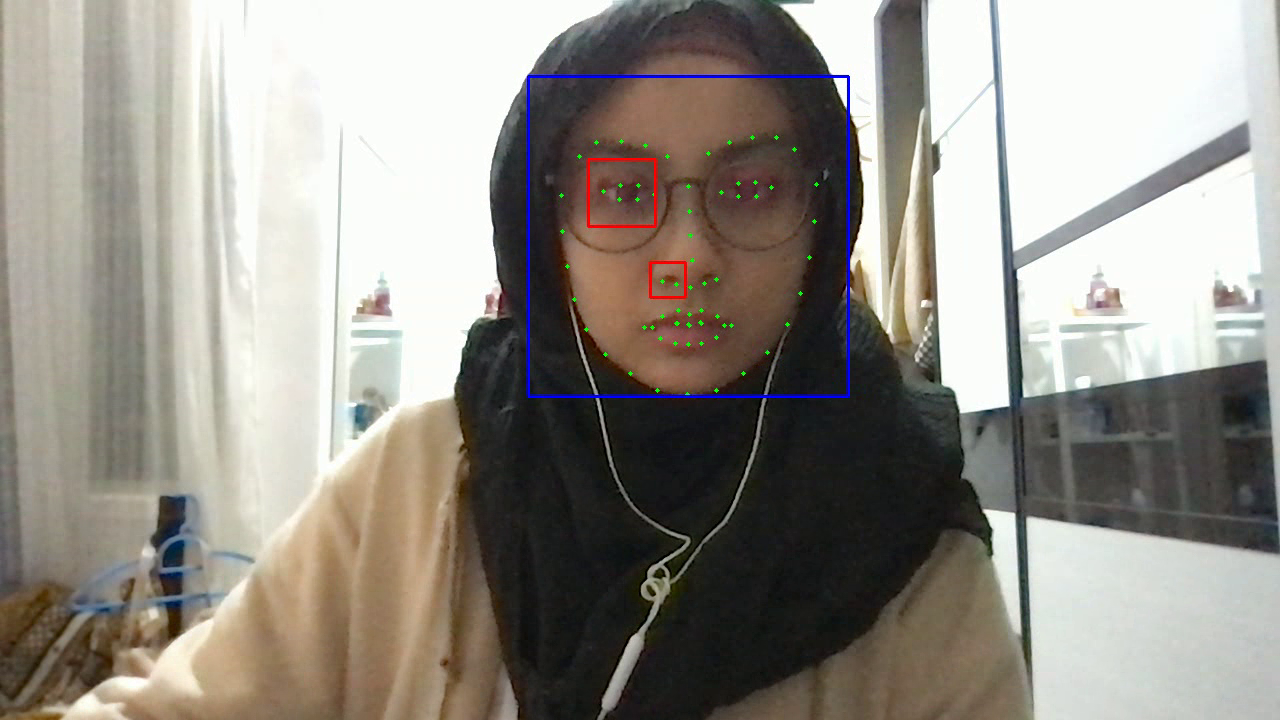
#> input picture frame 7 of Project_1_updated/myVid.avi, 1280 x 720 px, given in place of video1.mp4, which was not available
$ python Face_detection_video.py
#> lines starting #> are read from the running program, lines starting #| are printed output that depends on the picture; after the words box and inside, x2 and y2 are one past the last pixel; in counts of white or black regions, pixels touching at a corner belong together; pictures that were not available may be replaced by others from this repository, and a replacement may not be noted
# IMAGE DETECTION USING HAARCASCADE BASED ON SAVED VIDEO

import cv2 as cv

# Load the cascade
face_cascade = cv.CascadeClassifier(cv.data.haarcascades + 'haarcascade_frontalface_default.xml')

# To capture video from existing video.
cap = cv.VideoCapture('assets/video1.mp4')

while True:
    # Read the frame
    _, img = cap.read()
#> img is the input picture: shape (720, 1280, 3); mean B, G, R 136.1, 143.7, 148.3

    # Convert to grayscale
    gray = cv.cvtColor(img, cv.COLOR_BGR2GRAY)
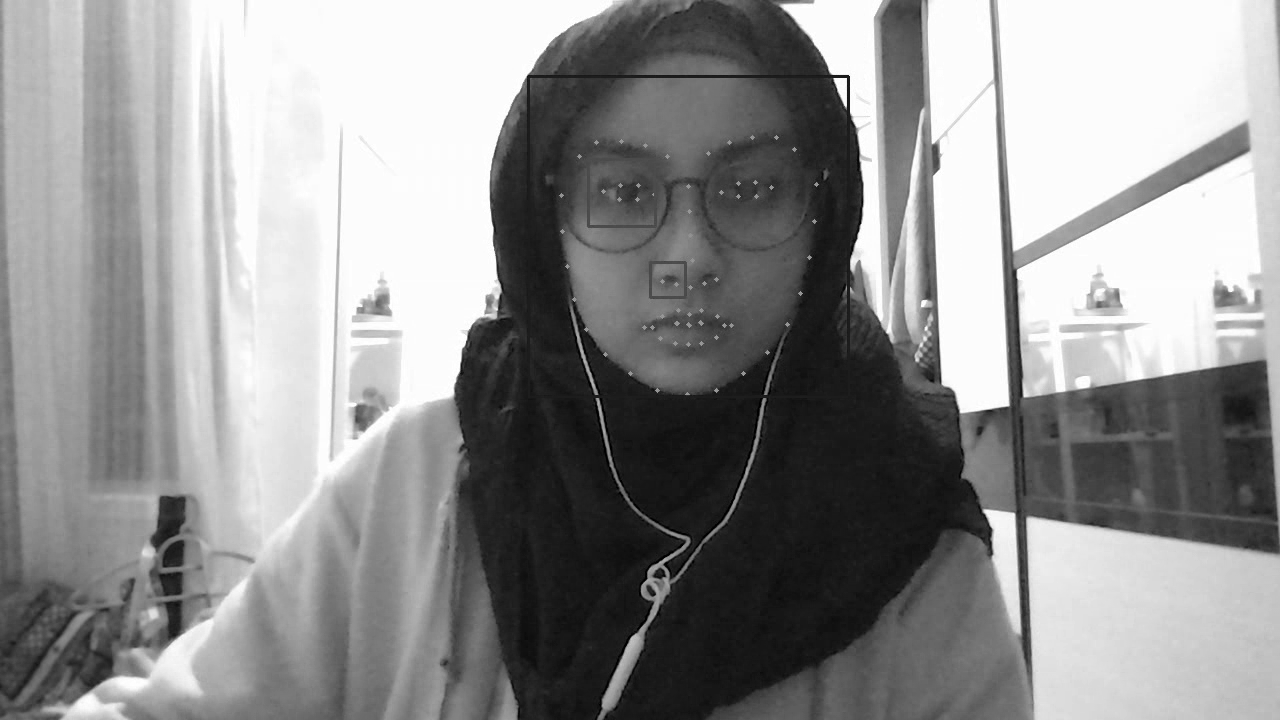
#> gray: shape (720, 1280); min 0, max 255, mean 144.1

    # Detect the faces
    faces = face_cascade.detectMultiScale(gray, 1.1, 4)
#> faces = [[532, 72, 312, 312]]

    # Draw the rectangle around each face
    for (x, y, w, h) in faces:
        cv.rectangle(img, (x, y), (x + w, y + h), (255, 0, 0), 2)
#> this loop made 1 pass
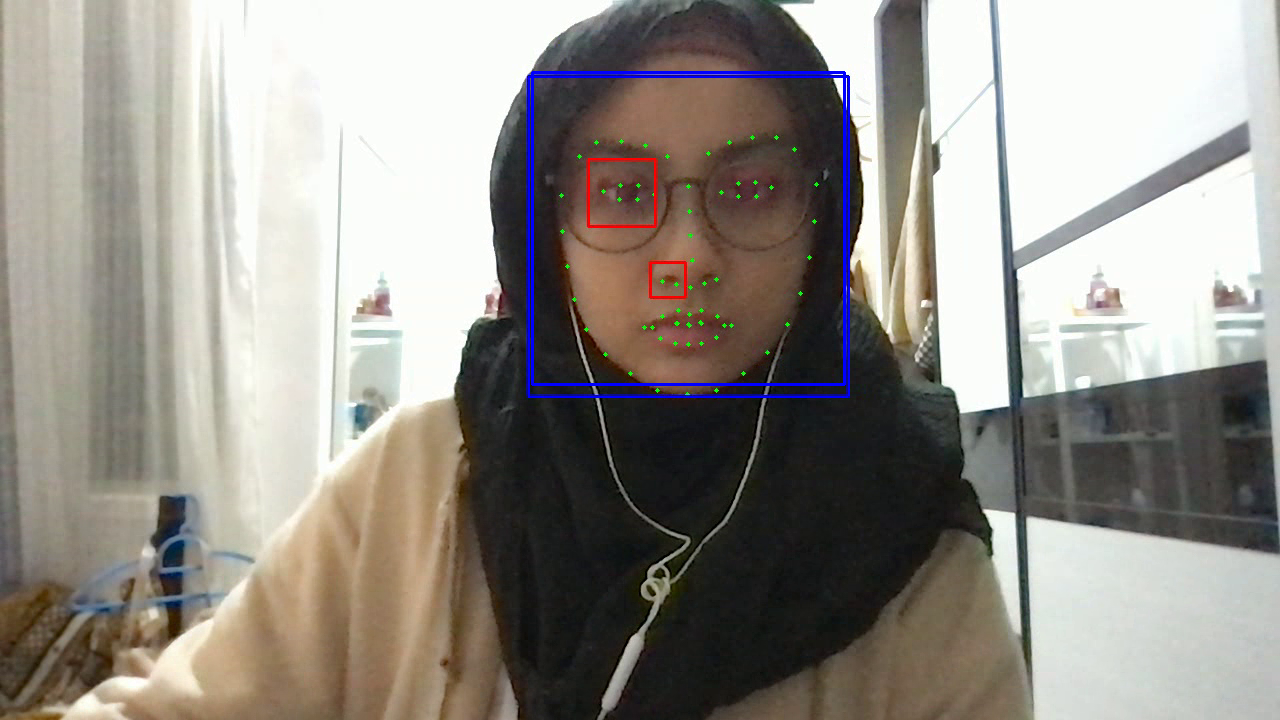
#> img: shape (720, 1280, 3); 0.41% of pixels changed, all inside (x1, y1, x2, y2) = (531, 71, 846, 386)

        # Display
    cv.imshow('Video', img)

    k = cv.waitKey(10)
#> (key q is pressed here)

    # check if key is q then exit
    if k == ord("q"):
        break

cv.destroyAllWindows()
cv.waitKey(1)

$ run again, starting later in the video
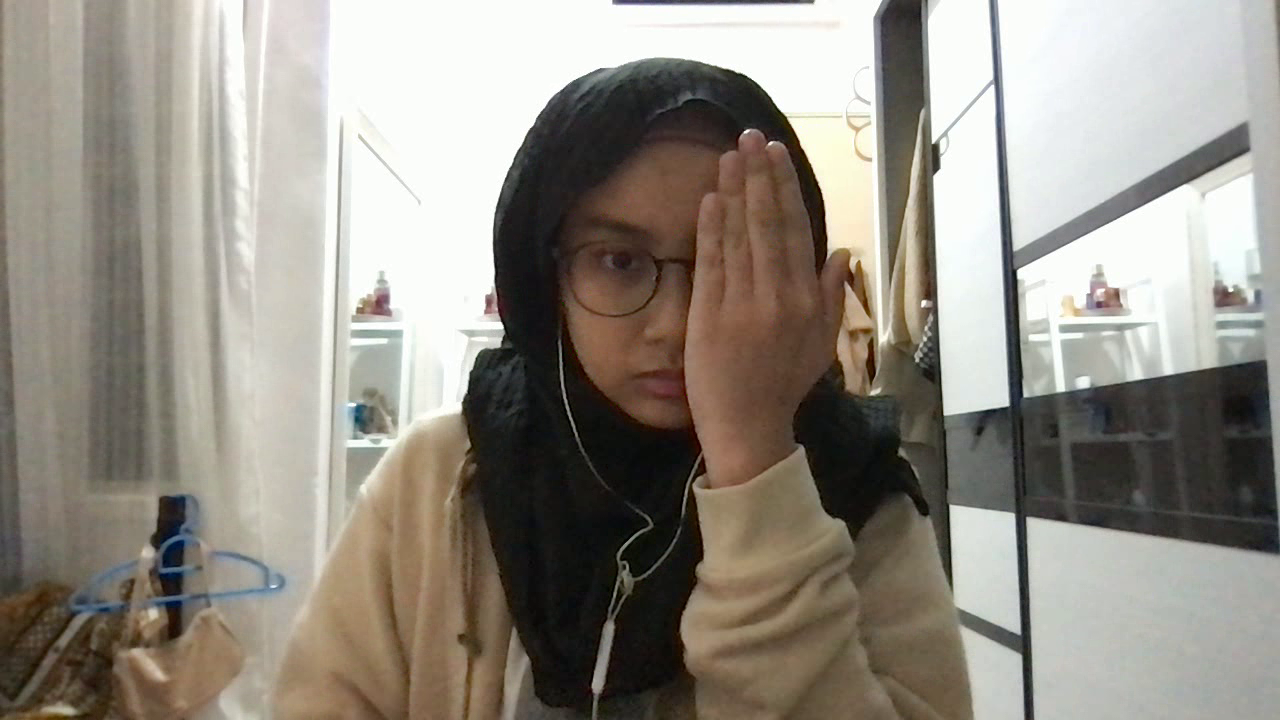
#> input picture frame 33 of Project_1_updated/myVid.avi, 1280 x 720 px, given in place of video1.mp4, which was not available
#> img is the input picture: shape (720, 1280, 3); mean B, G, R 131.9, 141.4, 147.2
#> `gray = cv.cvtColor(img, cv.COLOR_BGR2GRAY)`:
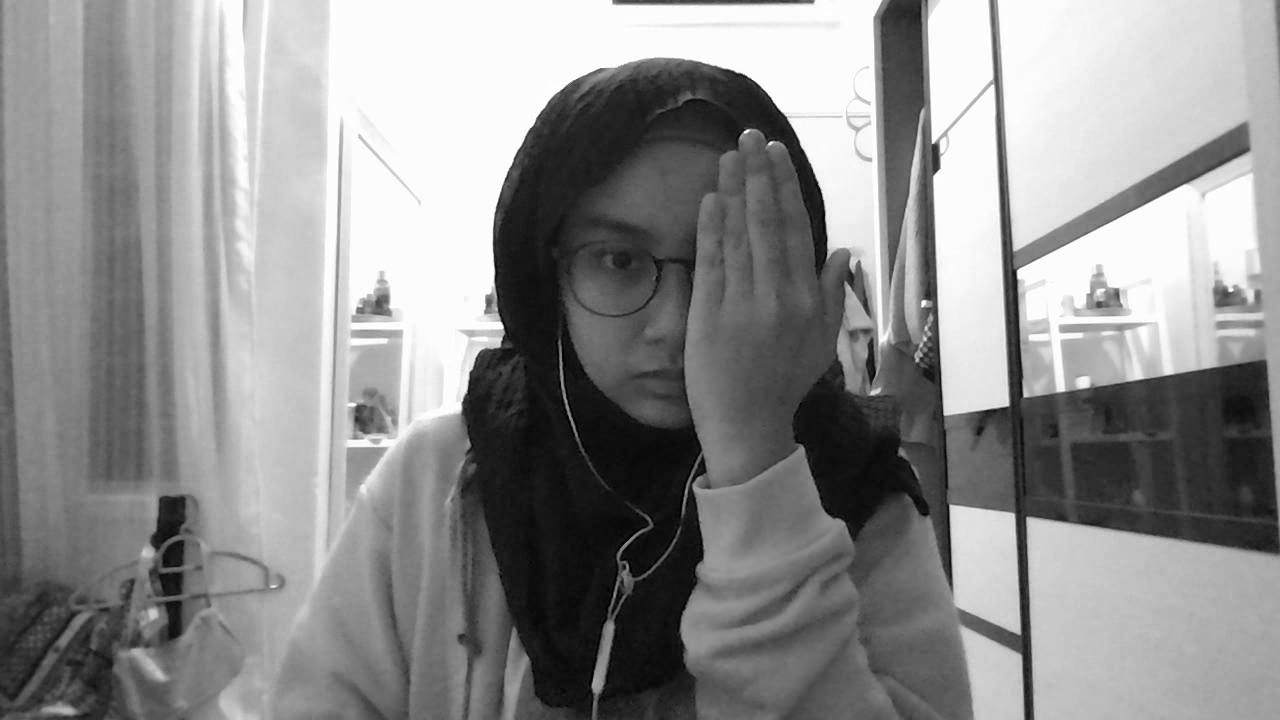
#> gray: shape (720, 1280); min 0, max 255, mean 142
#> faces = ()

$ run again, starting later in the video
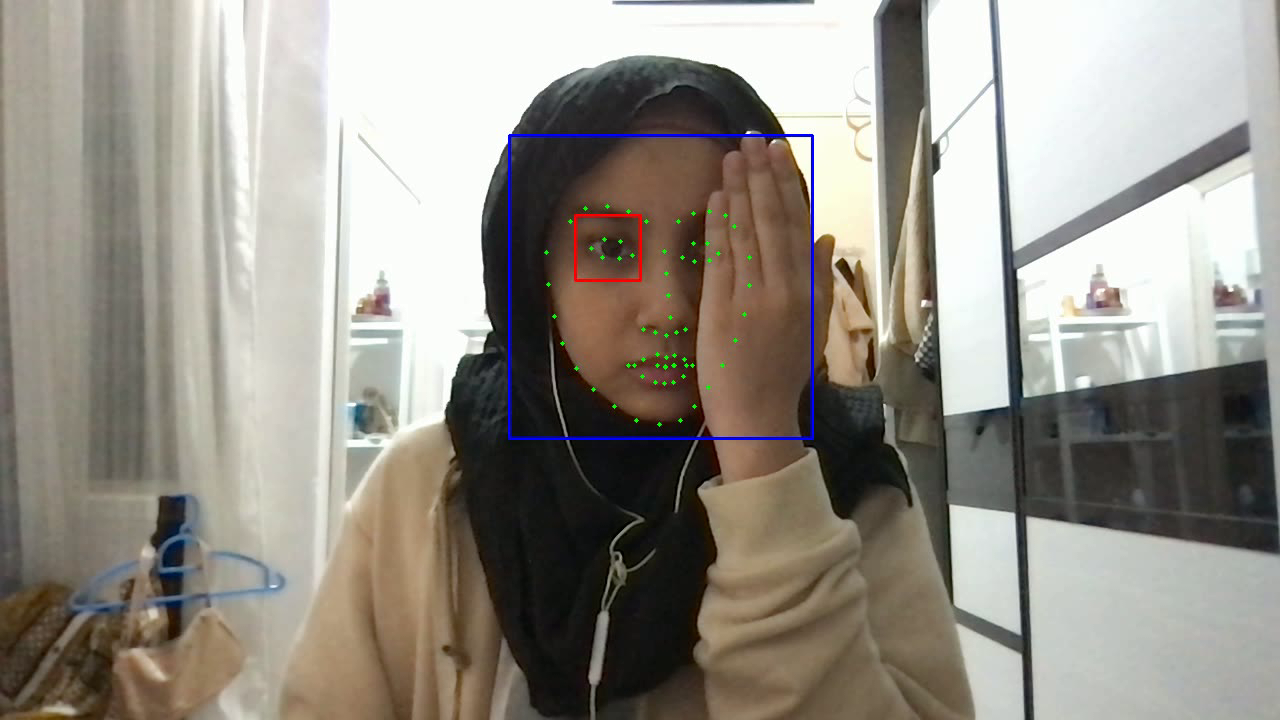
#> input picture frame 60 of Project_1_updated/myVid.avi, 1280 x 720 px, given in place of video1.mp4, which was not available
#> img is the input picture: shape (720, 1280, 3); mean B, G, R 136.2, 144.9, 149.8
#> `gray = cv.cvtColor(img, cv.COLOR_BGR2GRAY)`:
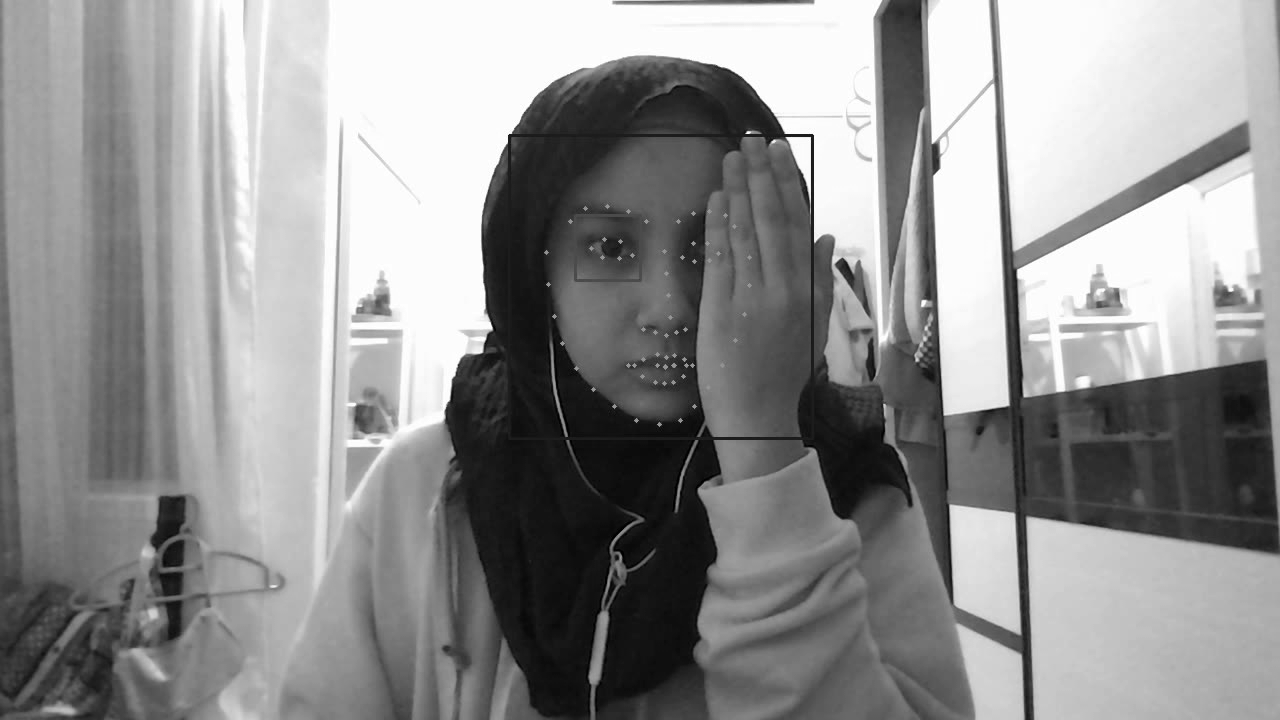
#> gray: shape (720, 1280); min 0, max 255, mean 145.3
#> faces = [[499, 133, 301, 301]]
#> the loop `for (x, y, w, h) in faces:` made 1 pass
#> after the loop `for (x, y, w, h) in faces:`:
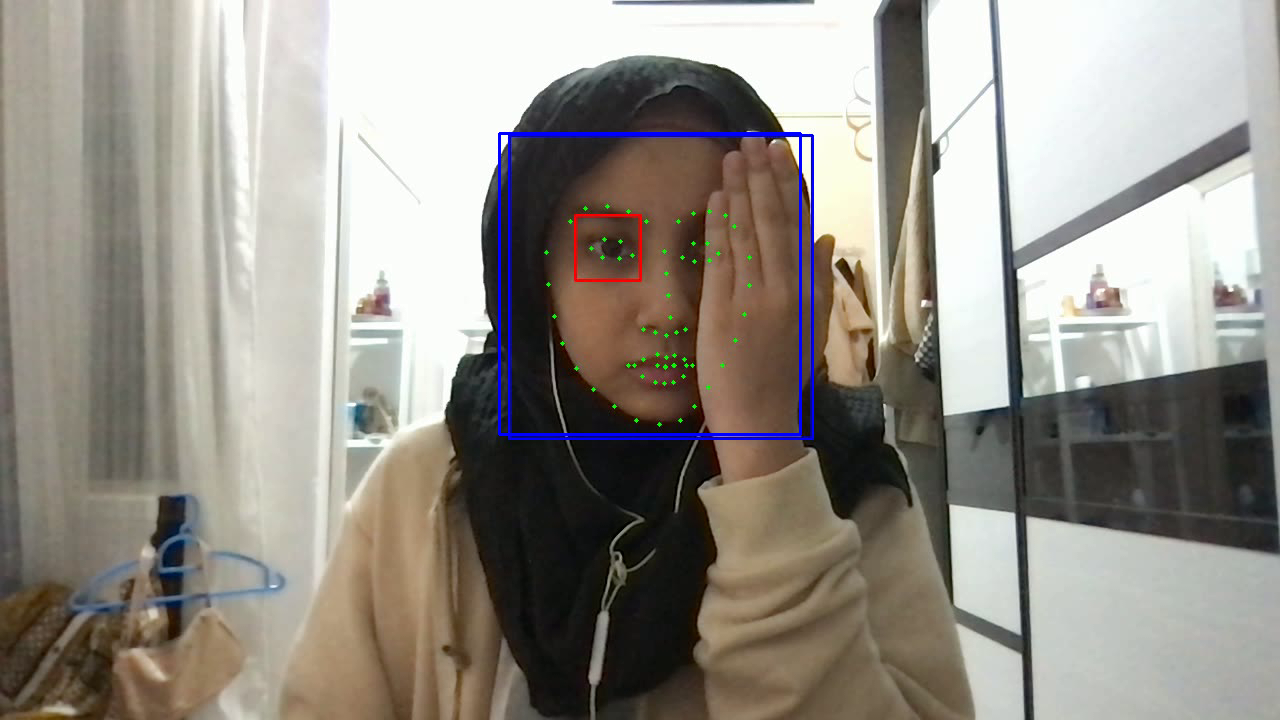
#> img: shape (720, 1280, 3); 0.39% of pixels changed, all inside (x1, y1, x2, y2) = (498, 132, 802, 436)
